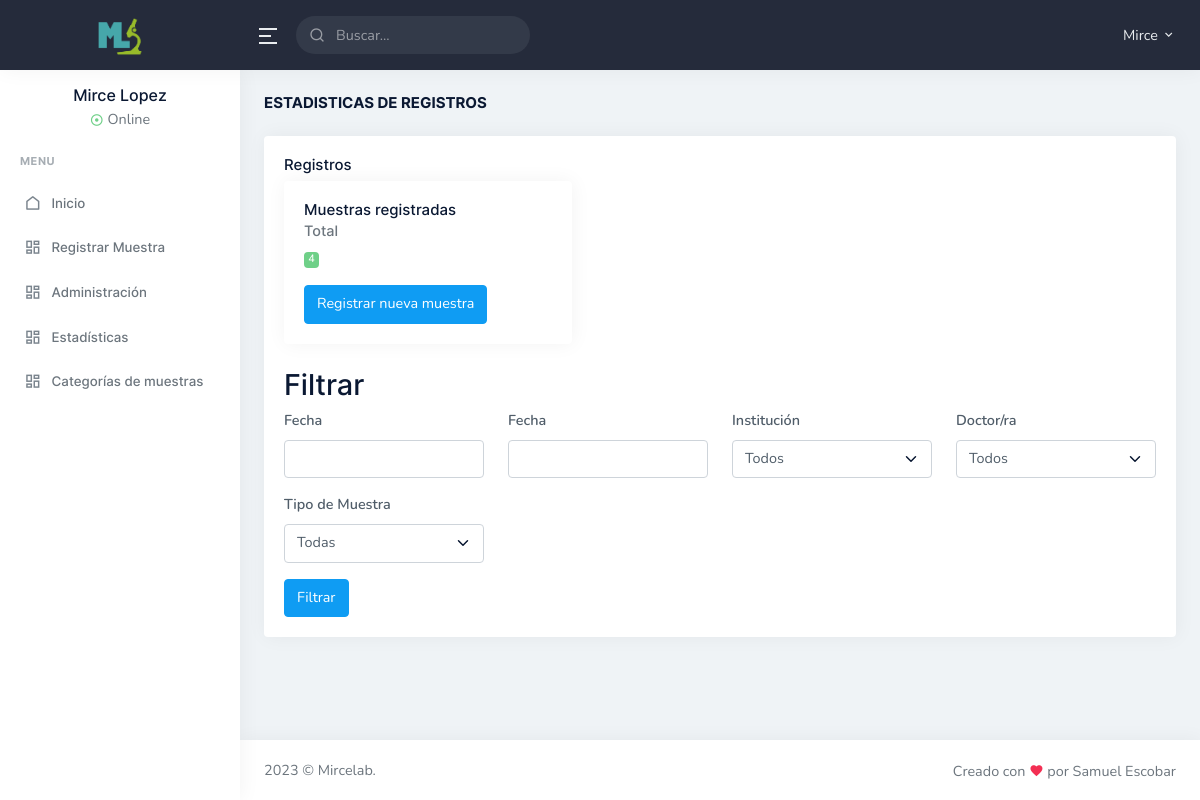
The app's page /admin/estadisticas.php (signed in), older data.
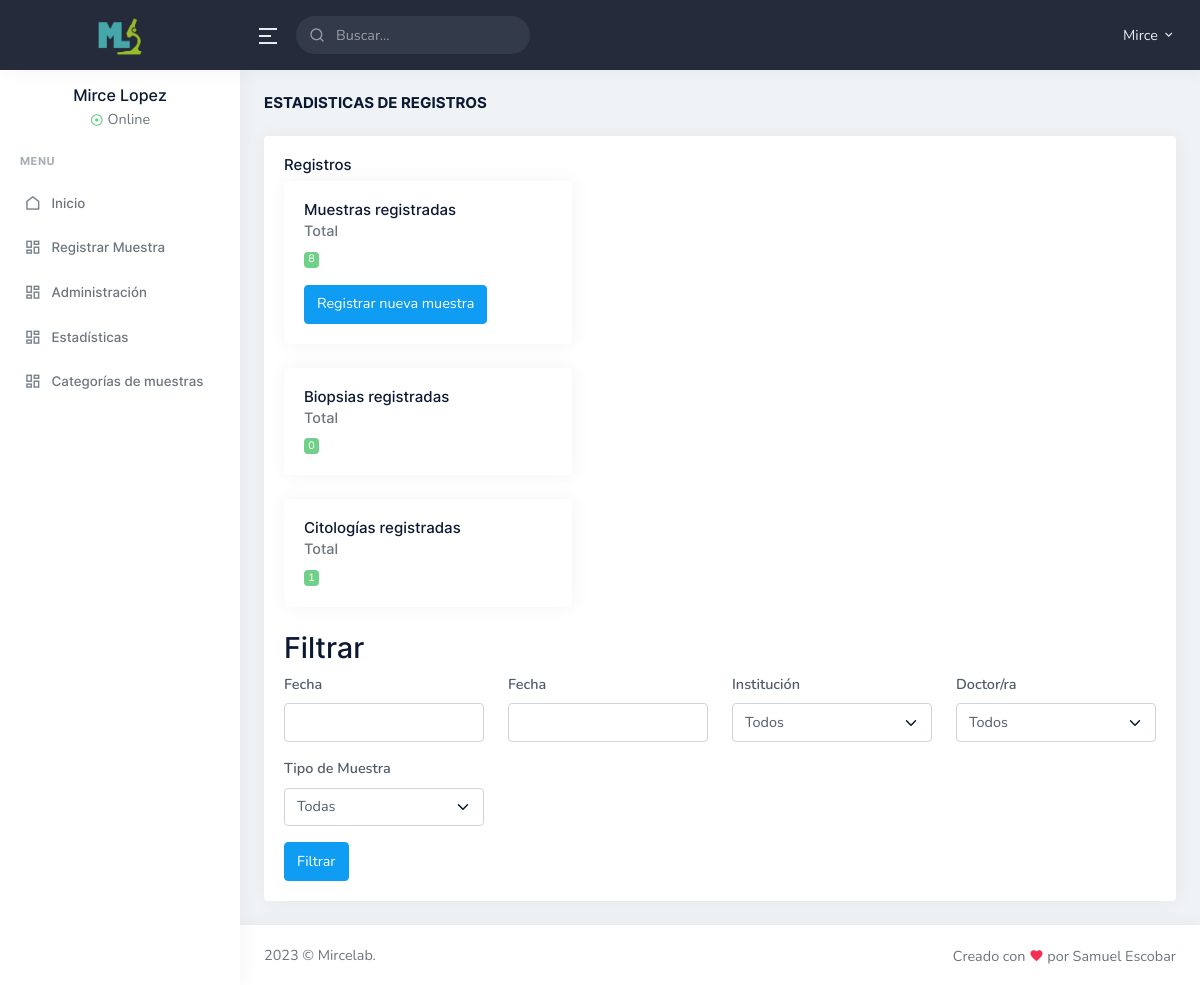
The same page, newer data.
### tables this page shows
CREATE TABLE IF NOT EXISTS `categorias` (
  `id` int(11) NOT NULL AUTO_INCREMENT,
  `nombre` varchar(50) NOT NULL,
  `codigo` int(11) NOT NULL,
  `cat_padre` varchar(50) DEFAULT NULL,
  `cat_hijos` int(11) DEFAULT NULL,
  PRIMARY KEY (`id`)
);

### admin/estadisticas.php (called while the page is built, shortened)
<?php session_start();
require ('config.php');
require ('../funciones.php');
$conexion = conexion($bd_config);
$numeromuestras = numeromuestras($conexion);
$numeromuestras = $numeromuestras[0];
$cadamuestra = cat_muestras($conexion);
require ('../vistas/estadisticas.vista.php');
?>

### funciones.php (called while the page is built, shortened)
<?php
function cat_muestras($conexion) {
    $sentencia = $conexion->prepare("SELECT * FROM categorias");
    $sentencia->execute();
    return $sentencia->fetchAll();
}
function numeromuestras($conexion) {
    $resultado = $conexion->prepare("SELECT COUNT(*) FROM muestras");
    $resultado->execute();
    $resultado = $resultado->fetchAll();
    return ($resultado) ? $resultado : false;
}
function numerodecadamuestra($conexion, $tipo) {
    $resultado = $conexion->prepare("SELECT COUNT(*) FROM muestras WHERE tipo LIKE :busqueda LIMIT 1");
    $resultado->execute(array(':busqueda' => "%$tipo%"));
    $resultado = $resultado->fetchAll();
    return ($resultado) ? $resultado : false;
}
?>

### vistas/estadisticas.vista.php (the view, shortened to what the changed rows need)
<?php require 'admin_header.php'; ?>
<div class="main-content">
    <div class="page-content">
        <div class="container-fluid">
            <div class="row">
                <div class="col-12">
                    <div class="card">
                        <div class="card-body">
                            <div class="card muestras-registradas" style="width: 18rem;">
                                <div class="card-body">
                                    <p class="card-text"><span class="badge bg-success"><?php echo $numeromuestras[0]; ?></span></p>
                                </div>
                            </div>
                            <?php foreach($cadamuestra as $muestra): ?>
                                <?php if($muestra['cat_padre'] == 'Principal'): ?>
                                    <div class="card muestras-registradas" style="width: 18rem;">
                                        <div class="card-body">
                                            <h5 class="card-title"><?php echo $muestra['nombre'] ?> registradas</h5>
                                            <h6 class="card-subtitle mb-2 text-muted">Total</h6>
                                            <p class="card-text"><span class="badge bg-success"><?php $counts = numerodecadamuestra($conexion, $muestra['nombre']); ?><?php echo $counts[0][0]; ?></span></p>
                                        </div>
                                    </div>
                                <?php endif; ?>
                            <?php endforeach; ?>
                            <h2>Filtrar</h2>
                        </div>
                    </div>
                </div>
            </div>
        </div>
    </div>
</div>
<?php require 'footer.php'; ?>

Row changes from the older to the newer data that the page shows:
added categorias: nombre "Biopsias", counts "0"
added categorias: nombre "Citologías", counts "1"
Text that changed along with them:
$numeromuestras[0]: "4" → "8"
